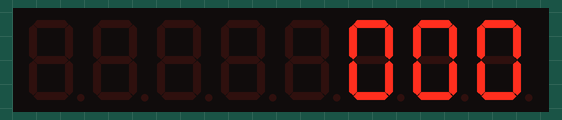
Simulated run of this sketch. Board: Arduino Uno, built with avr-gcc and run on an emulated ATmega328P. Shown: 8-digit seven-segment display.

Above: at 0.1 s.
At 5.1 s:
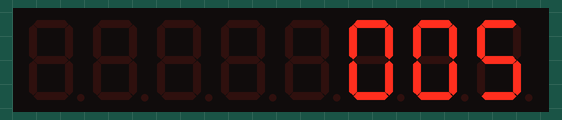
At 11.1 s:
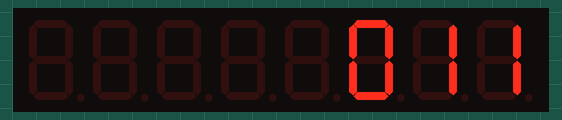
At 19.1 s:
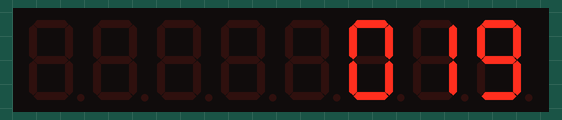
At 29.1 s:
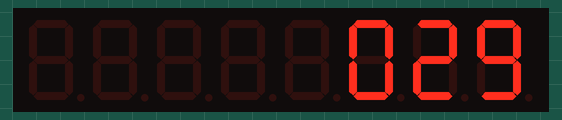
At 38.1 s:
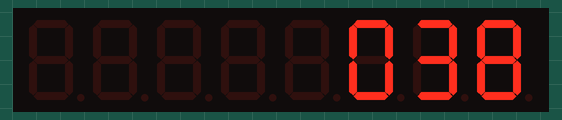

Measured:
- what the display in image 2 shows lasts 1.0 s, from 11.0 s to 12.0 s

The sketch:

display.ino
```cpp
#include <Arduino.h>
#include <LedControl.h>

#define SEGMENT_LOAD_PIN 7
#define SEGMENT_CLOCK_PIN 13
#define SEGMENT_DATA_PIN 11

LedControl lc = LedControl(SEGMENT_DATA_PIN, SEGMENT_CLOCK_PIN, SEGMENT_LOAD_PIN);

void setup() {
  Serial.begin(9600);

  lc.shutdown(0, false);
  lc.setIntensity(0, 8);
  lc.clearDisplay(0);
}

void showNumber(int number) {
  lc.setDigit(0, 0, number % 10, false);         // Units
  lc.setDigit(0, 1, (number / 10) % 10, false);  // Tens
  lc.setDigit(0, 2, number / 100, false);        // Hundreds
}

void loop() {
  for (int i = 0; i < 1000; i++) {
    showNumber(i);
    delay(1000);
  }
}
```
